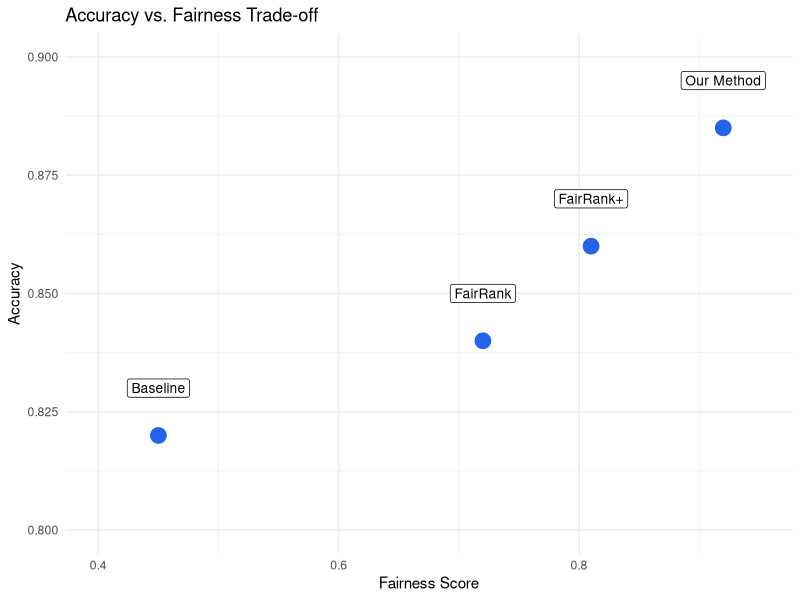

This figure's R source:
## ---- chunk 1
library(ggplot2)
library(dplyr)

# Simulated model comparison data
models <- data.frame(
  model = c("Baseline", "FairRank", "FairRank+", "Our Method"),
  accuracy = c(0.82, 0.84, 0.86, 0.885),
  fairness = c(0.45, 0.72, 0.81, 0.92)
)

ggplot(models, aes(x = fairness, y = accuracy, label = model)) +
  geom_point(size = 5, color = "#2563eb") +
  geom_label(nudge_y = 0.01, size = 3.5) +
  labs(title = "Accuracy vs. Fairness Trade-off",
       x = "Fairness Score", y = "Accuracy") +
  theme_minimal() +
  ylim(0.8, 0.9) +
  xlim(0.4, 0.95)
